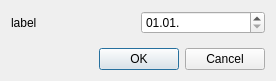
<?xml version="1.0" encoding="UTF-8"?>
<ui version="4.0">
 <class>DateTimeInputDialog</class>
 <widget class="QDialog" name="DateTimeInputDialog">
  <property name="geometry">
   <rect>
    <x>0</x>
    <y>0</y>
    <width>276</width>
    <height>81</height>
   </rect>
  </property>
  <property name="windowTitle">
   <string>Dialog</string>
  </property>
  <layout class="QGridLayout" name="gridLayout">
   <item row="1" column="1">
    <spacer name="verticalSpacer">
     <property name="orientation">
      <enum>Qt::Vertical</enum>
     </property>
     <property name="sizeHint" stdset="0">
      <size>
       <width>20</width>
       <height>17</height>
      </size>
     </property>
    </spacer>
   </item>
   <item row="0" column="1">
    <widget class="QDateEdit" name="dateEdit">
     <property name="maximumDate">
      <date>
       <year>2021</year>
       <month>12</month>
       <day>31</day>
      </date>
     </property>
     <property name="minimumDate">
      <date>
       <year>2021</year>
       <month>1</month>
       <day>1</day>
      </date>
     </property>
     <property name="displayFormat">
      <string>dd.MM.</string>
     </property>
    </widget>
   </item>
   <item row="2" column="0" colspan="2">
    <widget class="QDialogButtonBox" name="buttonBox">
     <property name="orientation">
      <enum>Qt::Horizontal</enum>
     </property>
     <property name="standardButtons">
      <set>QDialogButtonBox::Cancel|QDialogButtonBox::Ok</set>
     </property>
    </widget>
   </item>
   <item row="0" column="0">
    <widget class="QLabel" name="label">
     <property name="text">
      <string>label</string>
     </property>
    </widget>
   </item>
  </layout>
 </widget>
 <resources/>
 <connections>
  <connection>
   <sender>buttonBox</sender>
   <signal>accepted()</signal>
   <receiver>DateTimeInputDialog</receiver>
   <slot>accept()</slot>
   <hints>
    <hint type="sourcelabel">
     <x>248</x>
     <y>254</y>
    </hint>
    <hint type="destinationlabel">
     <x>157</x>
     <y>274</y>
    </hint>
   </hints>
  </connection>
  <connection>
   <sender>buttonBox</sender>
   <signal>rejected()</signal>
   <receiver>DateTimeInputDialog</receiver>
   <slot>reject()</slot>
   <hints>
    <hint type="sourcelabel">
     <x>316</x>
     <y>260</y>
    </hint>
    <hint type="destinationlabel">
     <x>286</x>
     <y>274</y>
    </hint>
   </hints>
  </connection>
 </connections>
</ui>
